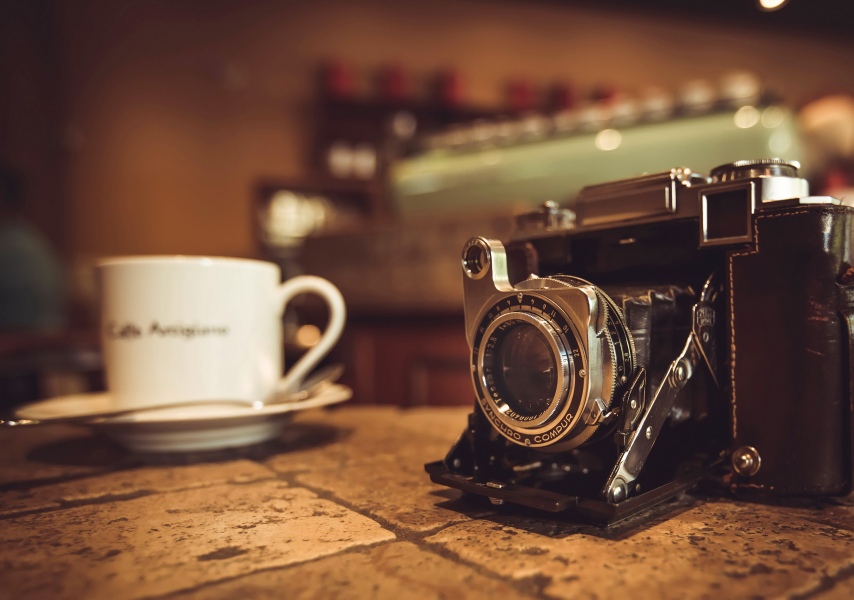
#> input picture 734154.jpg, 2560 x 1799 px (shown at 1/3 size)
$ python imageResizer.py
#> lines starting #> are read from the running program, lines starting #| are printed output that depends on the picture
import cv2

src = cv2.imread("734154.jpg", cv2.IMREAD_UNCHANGED)
#> src is the input picture: shape (1799, 2560, 3); mean B, G, R 58.5, 77.5, 111.6
# cv2.imshow("title", src)


# percent wise resizing
scale_percent = 50

# calculating width and height
width = int(src.shape[1] * scale_percent / 100)
#> width = 1280
height = int(src.shape[1] * scale_percent / 100)
#> height = 1280

# show
output = cv2.resize(src, (width, height))
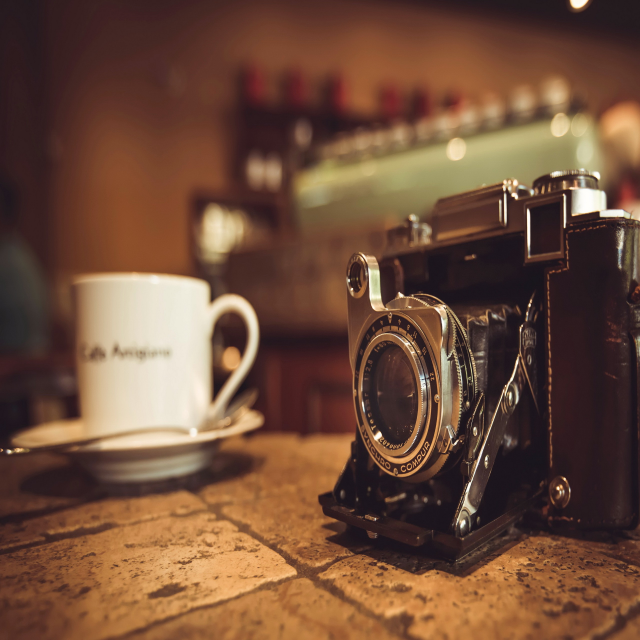
#> output: shape (1280, 1280, 3) (shown at 1/2 size); mean B, G, R 58.4, 77.4, 111.5
cv2.imwrite('newImg.png', output)

# Wait
cv2.waitKey(0)
